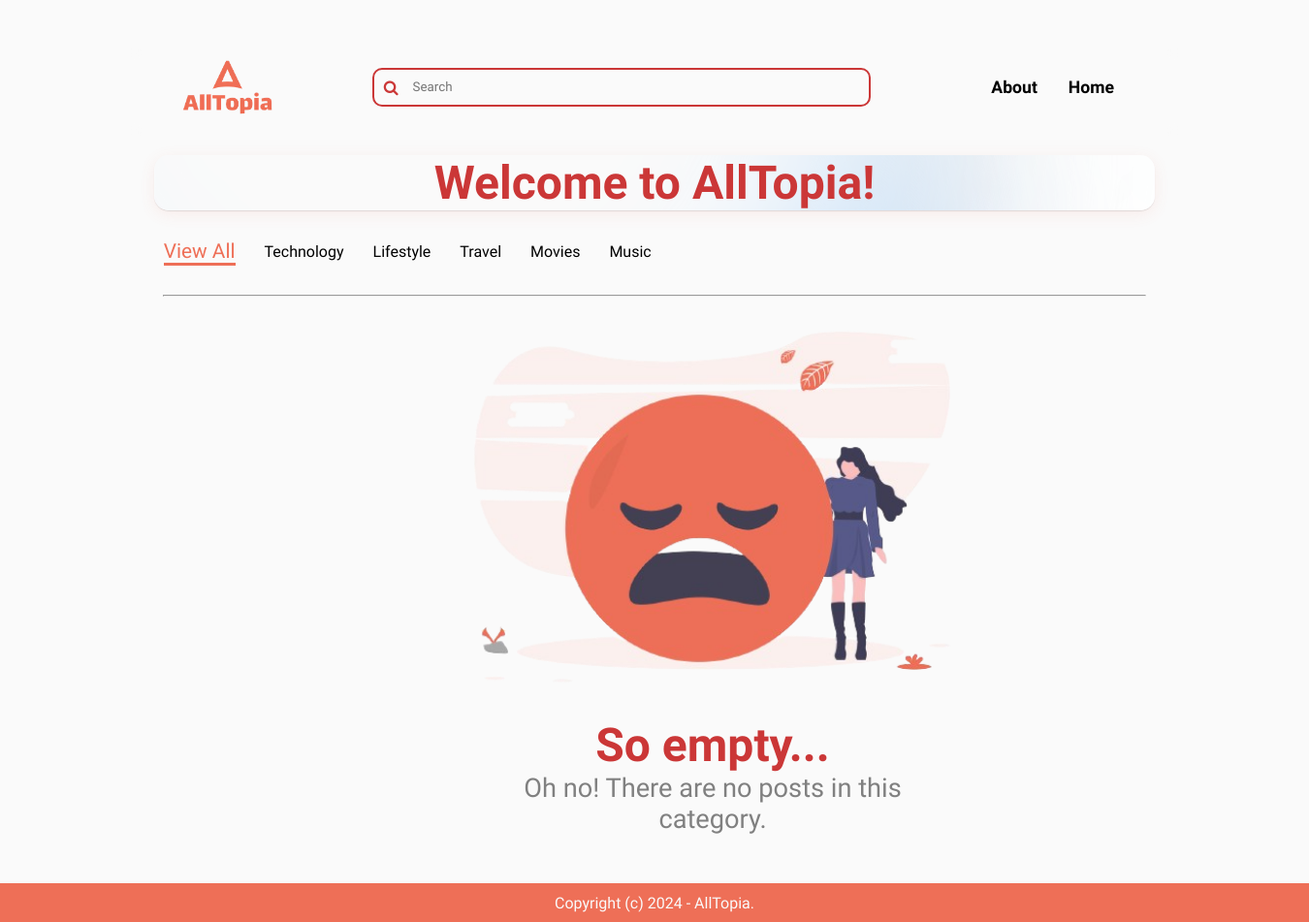
Before: /lifestyle/ with the older database file.
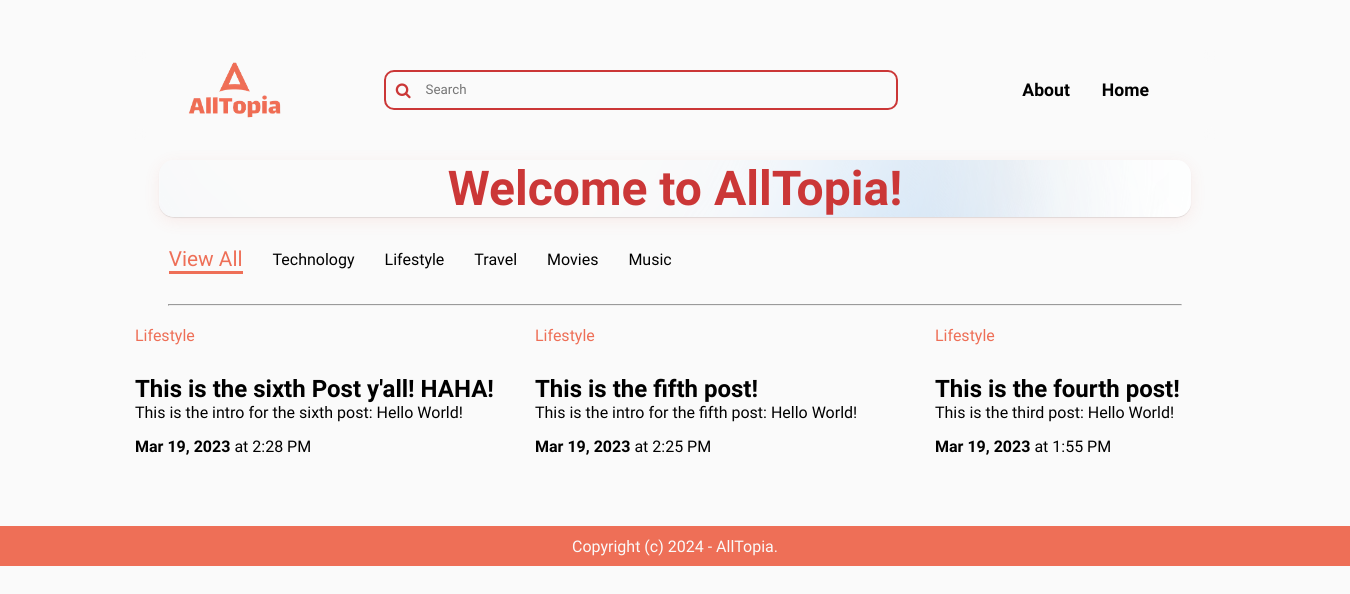
After: the same page with the newer database file.
### blog/models.py (models this page shows, shortened)
class Post(models.Model):
    ACTIVE  = 'active'
    DRAFT = 'draft'
    CHOICES_STATUS = (
        (ACTIVE, 'Active'),
        (DRAFT, 'Draft')
    )
    category = models.ForeignKey(Category, related_name='posts', on_delete=models.CASCADE)
    title = models.CharField(max_length=255)
    slug = models.SlugField()
    intro = models.TextField()
    body = models.TextField()
    created_at = models.DateTimeField(auto_now_add=True)
    status = models.CharField(max_length=10, choices=CHOICES_STATUS, default=ACTIVE)
    image = models.ImageField(upload_to='uploads/', blank=True, null=True)
    class Meta:
        ordering = ('-created_at',)

class Category(models.Model):
    title = models.CharField(max_length=255)
    slug = models.SlugField()
    class Meta:
        ordering = ('title',)
        verbose_name_plural = 'Categories'
    def __str__(self):
        return self.title

### blog/views.py (the view)
# urls.py: path('<slug:slug>/', views.category, name='category_detail'),
def category (request, slug):
    category = get_object_or_404(Category, slug=slug)
    posts = category.posts.filter(status=Post.ACTIVE)
    return render(request, 'blog/category.html', {'category': category, 'posts': posts})

### blog/templates/blog/category.html (shortened to what this page needs)
{% extends 'core/base.html' %}
{% load static %}
{% block content %}
    <div class="header-title">
        <h2>Welcome to AllTopia!</h2>
    </div>
    <div class="blog-categories">
        <div class="blog-category cat-active">
            <p>View All</p>
        </div>
        <div class="blog-category">
            <p>Technology</p>
        </div>
        <div class="blog-category">
            <p>Lifestyle</p>
        </div>
        <div class="blog-category">
            <p>Travel</p>
        </div>
        <div class="blog-category">
            <p>Movies</p>
        </div>
        <div class="blog-category">
            <p>Music</p>
        </div>
    </div>
    <hr class="cat-post-divider">
    <div class="main-parent-flex-container">
        {% for post in posts %}
            <div class="child-content">
                <a href="{% url 'post_detail' post.category.slug post.slug %}">
                    <p class="preview-tag-p"><a href="{% url 'category_detail' post.category.slug %}" class="preview-tag">{{post.category}} </a></p>
                    <h1 class="blogs-title">{{ post.title }}</h1>
                    <p class="blogs-intro">{{ post.intro }}</p>
                    <div class="date-posted">
                        <p><strong>{{ post.created_at|date:'M d, Y' }}</strong> at {{ post.created_at|date:'g:i A' }}</p>
                    </div>
                </a>
            </div>
            {% empty %}
                <div></div>
                <div class="empty-post">
                    <img src="../../static/assets/feeling_blue-removebg-preview.png" />
                    <p>So empty...</p>
                    <p>Oh no! There are no posts in this category.</p>
                </div>
                <div></div>
        {% endfor %}
    </div>
{% endblock %}

Changed rows visible on the page:
now on this page (row edited): Post: category "Lifestyle", title "This is the sixth Post y'all! HAHA!", intro "This is the intro for the sixth post: Hello World!", created_at "Mar 19, 2023", created_at "2:28 PM"
now on this page (row edited): Post: category "Lifestyle", title "This is the fifth post!", intro "This is the intro for the fifth post: Hello World!", created_at "Mar 19, 2023", created_at "2:25 PM"
now on this page (row edited): Post: category "Lifestyle", title "This is the fourth post!", intro "This is the third post: Hello World!", created_at "Mar 19, 2023", created_at "1:55 PM"
Other visible differences:
text no longer shown: "So empty... Oh no! There are no posts in this category."
